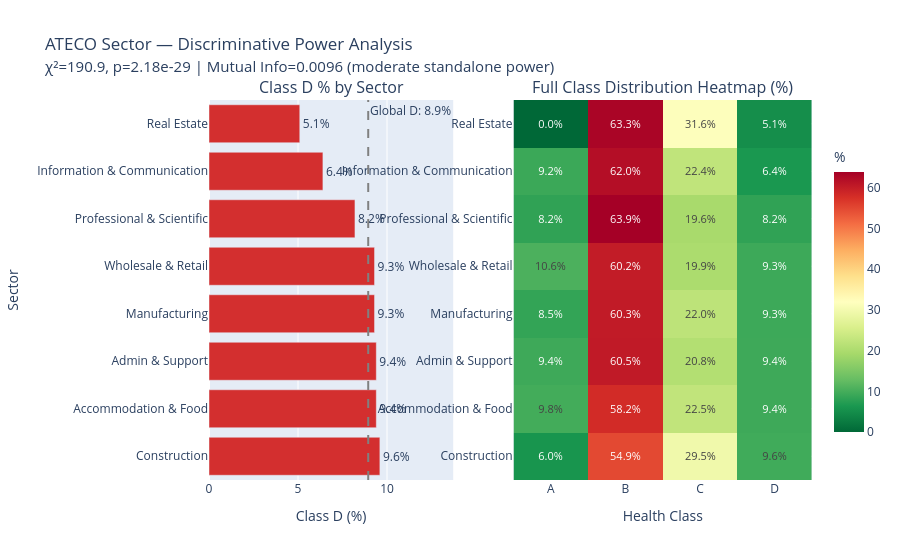

Source (notebook cell):
### Code cell
from scipy.stats import chi2_contingency
from sklearn.preprocessing import LabelEncoder
from sklearn.feature_selection import mutual_info_classif
import plotly.graph_objects as go
from plotly.subplots import make_subplots

# --- Sector name mapping ---
ateco_map = {
    (10, 33): "Manufacturing", (41, 43): "Construction",
    (45, 47): "Wholesale & Retail", (55, 56): "Accommodation & Food",
    (58, 63): "Information & Communication", (68, 68): "Real Estate",
    (69, 75): "Professional & Scientific", (77, 82): "Admin & Support"
}

def get_sector_name(code):
    code_int = int(code)
    for (lo, hi), name in ateco_map.items():
        if lo <= code_int <= hi:
            return name
    return "Other"

train_df["sector_name"] = train_df["ateco_sector"].astype(str).str.zfill(2).apply(get_sector_name)

# --- Stats ---
contingency = pd.crosstab(train_df["sector_name"], train_df[TARGET])
chi2_val, p_val, dof, _ = chi2_contingency(contingency)

cross = pd.crosstab(train_df["sector_name"], train_df[TARGET], normalize="index") * 100
cross = cross[CLASSES].round(1)

X_enc = LabelEncoder().fit_transform(train_df["sector_name"])
y_enc = LabelEncoder().fit_transform(train_df[TARGET])
mi = mutual_info_classif(X_enc.reshape(-1, 1), y_enc, discrete_features=True)[0]

print(f"Chi²={chi2_val:.2f}, p={p_val:.2e}, dof={dof}")
print(f"Mutual Info={mi:.4f}")
print(f"\nClass % by sector:\n{cross.sort_values('D', ascending=False)}")

# --- Visual: heatmap + D% bar in one figure ---
sector_order = cross["D"].sort_values(ascending=False).index.tolist()
cross_sorted = cross.loc[sector_order]

fig = make_subplots(
    rows=1, cols=2,
    column_widths=[0.45, 0.55],
    subplot_titles=[
        "Class D % by Sector",
        "Full Class Distribution Heatmap (%)"
    ]
)

# Left: horizontal bar — D% only
fig.add_trace(go.Bar(
    x=cross_sorted["D"].tolist(),
    y=cross_sorted.index.tolist(),
    orientation="h",
    marker_color="#d32f2f",
    text=[f"{v:.1f}%" for v in cross_sorted["D"]],
    textposition="outside",
    showlegend=False
), row=1, col=1)

# Reference line: global D%
global_d = train_df[TARGET].value_counts(normalize=True)["D"] * 100
fig.add_vline(x=global_d, line_dash="dash", line_color="gray",
              annotation_text=f"Global D: {global_d:.1f}%",
              annotation_position="top right", row=1, col=1)

fig.update_xaxes(title_text="Class D (%)", row=1, col=1)
fig.update_yaxes(title_text="Sector", row=1, col=1)

# Right: heatmap
fig.add_trace(go.Heatmap(
    z=cross_sorted[CLASSES].values,
    x=CLASSES,
    y=cross_sorted.index.tolist(),
    colorscale="RdYlGn_r",
    text=cross_sorted[CLASSES].values,
    texttemplate="%{text:.1f}%",
    textfont=dict(size=11),
    showscale=True,
    colorbar=dict(title="%", len=0.8)
), row=1, col=2)

fig.update_xaxes(title_text="Health Class", row=1, col=2)

fig.update_layout(
    title={"text": (
        "ATECO Sector — Discriminative Power Analysis"
        f"<br><span style='font-size:15px;font-weight:normal;'>"
        f"χ²={chi2_val:.1f}, p={p_val:.2e} | Mutual Info={mi:.4f} (moderate standalone power)</span>"
    )},
    legend=dict(orientation="h", yanchor="bottom", y=-0.15, xanchor="center", x=0.5),
)

fig.show()

### Figure 1 — Plotly figure (JSON) as saved in the notebook; plotly's stock layout.template omitted (floating-point values rounded to 4 significant figures)
{"data": [{"marker": {"color": "#d32f2f"}, "orientation": "h", "showlegend": false, "text": ["9.6%", "9.4%", "9.4%", "9.3%", "9.3%", "8.2%", "6.4%", "5.1%"], "textposition": "outside", "type": "bar", "x": [9.6, 9.4, 9.4, 9.3, 9.3, 8.2, 6.4, 5.1], "xaxis": "x", "y": ["Construction", "Accommodation & Food", "Admin & Support", "Manufacturing", "Wholesale & Retail", "Professional & Scientific", "Information & Communication", "Real Estate"], "yaxis": "y"}, {"colorbar": {"len": 0.8, "title": {"text": "%"}}, "colorscale": [[0, "rgb(0,104,55)"], [0.1, "rgb(26,152,80)"], [0.2, "rgb(102,189,99)"], [0.3, "rgb(166,217,106)"], [0.4, "rgb(217,239,139)"], [0.5, "rgb(255,255,191)"], [0.6, "rgb(254,224,139)"], [0.7, "rgb(253,174,97)"], [0.8, "rgb(244,109,67)"], [0.9, "rgb(215,48,39)"], [1, "rgb(165,0,38)"]], "showscale": true, "text": [[6.0, 54.9, 29.5, 9.6], [9.8, 58.2, 22.5, 9.4], [9.4, 60.5, 20.8, 9.4], [8.5, 60.3, 22.0, 9.3], [10.6, 60.2, 19.9, 9.3], [8.2, 63.9, 19.6, 8.2], [9.2, 62.0, 22.4, 6.4], [0.0, 63.3, 31.6, 5.1]], "textfont": {"size": 11}, "texttemplate": "%{text:.1f}%", "type": "heatmap", "x": ["A", "B", "C", "D"], "xaxis": "x2", "y": ["Construction", "Accommodation & Food", "Admin & Support", "Manufacturing", "Wholesale & Retail", "Professional & Scientific", "Information & Communication", "Real Estate"], "yaxis": "y2", "z": [[6.0, 54.9, 29.5, 9.6], [9.8, 58.2, 22.5, 9.4], [9.4, 60.5, 20.8, 9.4], [8.5, 60.3, 22.0, 9.3], [10.6, 60.2, 19.9, 9.3], [8.2, 63.9, 19.6, 8.2], [9.2, 62.0, 22.4, 6.4], [0.0, 63.3, 31.6, 5.1]]}], "layout": {"annotations": [{"font": {"size": 16}, "showarrow": false, "text": "Class D % by Sector", "x": 0.2025, "xanchor": "center", "xref": "paper", "y": 1, "yanchor": "bottom", "yref": "paper"}, {"font": {"size": 16}, "showarrow": false, "text": "Full Class Distribution Heatmap (%)", "x": 0.7525, "xanchor": "center", "xref": "paper", "y": 1, "yanchor": "bottom", "yref": "paper"}, {"showarrow": false, "text": "Global D: 8.9%", "x": 8.945, "xanchor": "left", "xref": "x", "y": 1, "yanchor": "top", "yref": "y domain"}], "legend": {"orientation": "h", "x": 0.5, "xanchor": "center", "y": -0.15, "yanchor": "bottom"}, "shapes": [{"line": {"color": "gray", "dash": "dash"}, "type": "line", "x0": 8.945, "x1": 8.945, "xref": "x", "y0": 0, "y1": 1, "yref": "y domain"}], "title": {"text": "ATECO Sector — Discriminative Power Analysis<br><span style='font-size:15px;font-weight:normal;'>χ²=190.9, p=2.18e-29 | Mutual Info=0.0096 (moderate standalone power)</span>"}, "xaxis": {"anchor": "y", "domain": [0, 0.405], "title": {"text": "Class D (%)"}}, "xaxis2": {"anchor": "y2", "domain": [0.505, 1], "title": {"text": "Health Class"}}, "yaxis": {"anchor": "x", "domain": [0, 1], "title": {"text": "Sector"}}, "yaxis2": {"anchor": "x2", "domain": [0, 1]}}}
